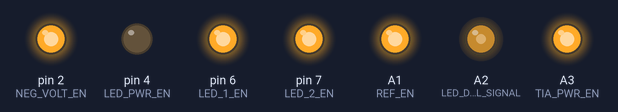
A sketch run on a simulated Arduino Uno, built with avr-gcc and run on an emulated ATmega328P. Shown: output pins drawn as LEDs (lit = HIGH).

Above: at 0.1 s.
Timing chart, 0 to 1.6 s (numbered marks = the images above):
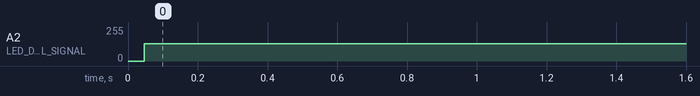

The sketch:

test_code.ino
```cpp
// TIA_PWR_EN (PC3/A3) -> HIGH
// REF_EN (PC1/A1) -> HIGH
// LED_1_EN (PD6/6) -> HIGH
// LED_2_EN (PD7/7) -> HIGH
// LED_DIGITAL_SIGNAL (PC2/A2) -> ON/OFF
// LED_PWR_EN (PD4/4) -> LOW
// NEG_VOLT_EN (PD2/2) -> HIGH

#define TIA_PWR_EN A3
#define REF_EN A1
#define LED_1_EN 6
#define LED_2_EN 7
#define LED_DIGITAL_SIGNAL A2
#define LED_PWR_EN 4
#define NEG_VOLT_EN 2

void setup() {
  // put your setup code here, to run once:
  pinMode(TIA_PWR_EN, OUTPUT);
  pinMode(REF_EN, OUTPUT);
  pinMode(LED_1_EN, OUTPUT);
  pinMode(LED_2_EN, OUTPUT);
  pinMode(LED_DIGITAL_SIGNAL, OUTPUT);
  pinMode(LED_PWR_EN, OUTPUT);
  pinMode(NEG_VOLT_EN, OUTPUT);

  digitalWrite(TIA_PWR_EN, HIGH);
  digitalWrite(REF_EN, HIGH);
  digitalWrite(LED_1_EN, HIGH);
  digitalWrite(LED_2_EN, HIGH);
  digitalWrite(LED_DIGITAL_SIGNAL, HIGH);
  digitalWrite(LED_PWR_EN, LOW);
  digitalWrite(NEG_VOLT_EN, HIGH);
}

void loop() {
  // put your main code here, to run repeatedly:
  digitalWrite(LED_DIGITAL_SIGNAL, LOW);
  delay(2);
  digitalWrite(LED_DIGITAL_SIGNAL, HIGH);
  delay(2);
}
```

Measured:
- by itself, A2 (LED_DIGITAL_SIGNAL): 0/255 → 128/255 at 0.05 s
